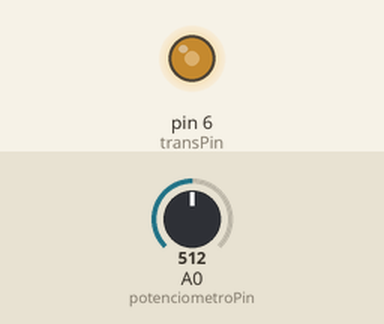
A sketch run on a simulated Arduino Uno, built with avr-gcc and run on an emulated ATmega328P. Shown: output pins drawn as LEDs (lit = HIGH). The test bench sets the inputs (shaded band); at power-on: A0 (potenciometroPin) = 512.

Above: at 1.2 s.
1.3 s: A0 (potenciometroPin) set to 716
At 2.4 s:
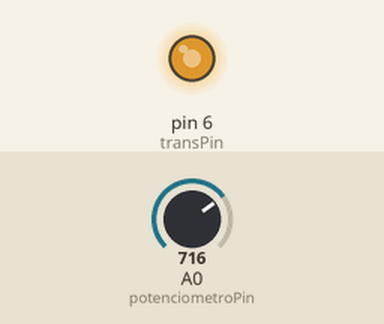
2.8 s: A0 (potenciometroPin) set to 900
At 3.5 s:
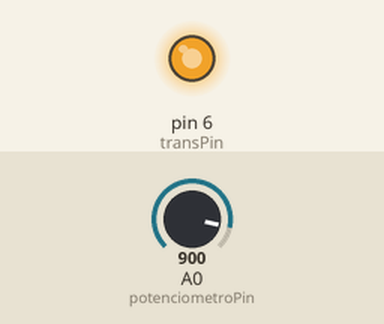
4.3 s: A0 (potenciometroPin) set to 122
At 4.7 s:
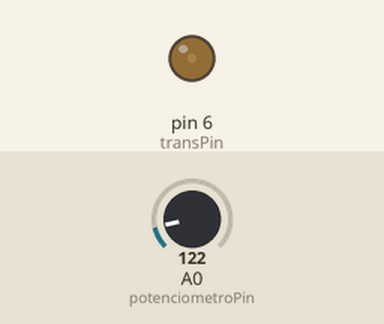
5.8 s: A0 (potenciometroPin) set to 0
At 7.0 s:
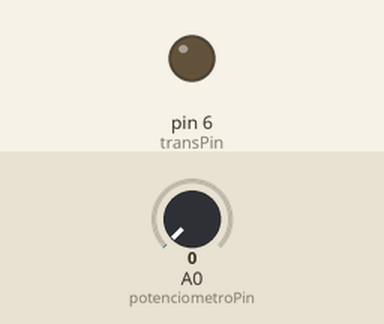
7.3 s: A0 (potenciometroPin) set to 511
At 8.2 s:
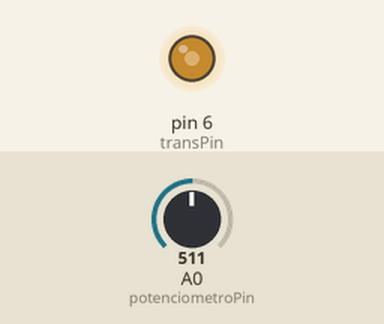
Timing chart, 0 to 9.8 s (numbered marks = the images above; inputs shaded):
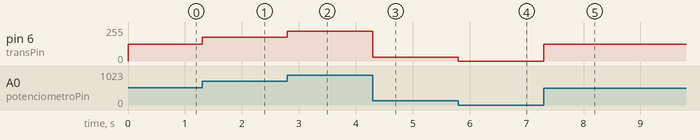

The sketch:

VelocityPotenciometer.ino
```cpp
int rate = 0;
int potenciometroPin = A0;
int transPin = 6;
int rate2 = 0;
int rate3 = 0;


void setup()
{
  pinMode(transPin, OUTPUT);
  Serial.begin(9600);
}

void loop()
{

  rate = analogRead(potenciometroPin);

  rate2 = map(rate, 0, 1023, 0, 255);
  analogWrite(transPin, rate2);


}
```

Measured:
- after the input at 1.3 s, pin 6 (transPin): 127/255 → 178/255 at once
- after the input at 2.8 s, pin 6 (transPin): 178/255 → 224/255 at once
- after the input at 4.3 s, pin 6 (transPin): 224/255 → 30/255 at once
- after the input at 5.8 s, pin 6 (transPin): 30/255 → 0/255 at once
- after the input at 7.3 s, pin 6 (transPin): 0/255 → 127/255 at once
